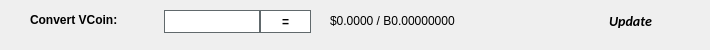
    <widget class="QWidget" name="widgetConversion" native="true">
     <property name="minimumSize">
      <size>
       <width>0</width>
       <height>43</height>
      </size>
     </property>
     <property name="styleSheet">
      <string notr="true"/>
     </property>
     <widget class="QPushButton" name="btnUpdateMarketData">
      <property name="geometry">
       <rect>
        <x>575</x>
        <y>0</y>
        <width>111</width>
        <height>41</height>
       </rect>
      </property>
      <property name="sizePolicy">
       <sizepolicy hsizetype="Expanding" vsizetype="Expanding">
        <horstretch>0</horstretch>
        <verstretch>0</verstretch>
       </sizepolicy>
      </property>
      <property name="font">
       <font>
        <family>calibri</family>
        <pointsize>-1</pointsize>
        <weight>75</weight>
        <italic>true</italic>
        <bold>true</bold>
       </font>
      </property>
      <property name="styleSheet">
       <string notr="true">margin:0px;text-align:center;padding:2px;border-radius:3px;font-style:italic;width:100px;font-size:14px;font-family:calibri;font-weight:600;</string>
      </property>
      <property name="text">
       <string>Update</string>
      </property>
      <property name="iconSize">
       <size>
        <width>150</width>
        <height>35</height>
       </size>
      </property>
      <property name="autoDefault">
       <bool>true</bool>
      </property>
      <property name="default">
       <bool>true</bool>
      </property>
     </widget>
     <widget class="QLabel" name="lblConvertVCoin">
      <property name="geometry">
       <rect>
        <x>30</x>
        <y>10</y>
        <width>131</width>
        <height>20</height>
       </rect>
      </property>
      <property name="styleSheet">
       <string notr="true"/>
      </property>
      <property name="text">
       <string>&lt;html&gt;&lt;head/&gt;&lt;body&gt;&lt;p&gt;&lt;span style=&quot; font-weight:600;&quot;&gt;Convert VCoin:&lt;/span&gt;&lt;/p&gt;&lt;/body&gt;&lt;/html&gt;</string>
      </property>
     </widget>
     <widget class="QLineEdit" name="txtConvertVCoinQty">
      <property name="geometry">
       <rect>
        <x>160</x>
        <y>10</y>
        <width>100</width>
        <height>23</height>
       </rect>
      </property>
      <property name="minimumSize">
       <size>
        <width>100</width>
        <height>23</height>
       </size>
      </property>
      <property name="maximumSize">
       <size>
        <width>100</width>
        <height>16777215</height>
       </size>
      </property>
      <property name="styleSheet">
       <string notr="true">border: 1px solid #61696c;margin-left:4px;</string>
      </property>
     </widget>
     <widget class="QPushButton" name="btnConvertVCoin">
      <property name="geometry">
       <rect>
        <x>260</x>
        <y>10</y>
        <width>51</width>
        <height>23</height>
       </rect>
      </property>
      <property name="minimumSize">
       <size>
        <width>0</width>
        <height>23</height>
       </size>
      </property>
      <property name="styleSheet">
       <string notr="true">border:1px solid #61696c;background:white;font-weight:600;</string>
      </property>
      <property name="text">
       <string>=</string>
      </property>
     </widget>
     <widget class="QLabel" name="lblConvertVCoinResults">
      <property name="geometry">
       <rect>
        <x>330</x>
        <y>0</y>
        <width>201</width>
        <height>41</height>
       </rect>
      </property>
      <property name="styleSheet">
       <string notr="true"/>
      </property>
      <property name="text">
       <string>$0.0000 / B0.00000000</string>
      </property>
     </widget>
     <widget class="QLabel" name="iconOverviewUpdateWait">
      <property name="geometry">
       <rect>
        <x>680</x>
        <y>0</y>
        <width>21</width>
        <height>41</height>
       </rect>
      </property>
      <property name="text">
       <string>&lt;html&gt;&lt;head/&gt;&lt;body&gt;&lt;p&gt;&lt;img src=&quot;:/icons/transaction_2&quot;/&gt;&lt;/p&gt;&lt;/body&gt;&lt;/html&gt;</string>
      </property>
     </widget>
    </widget>
